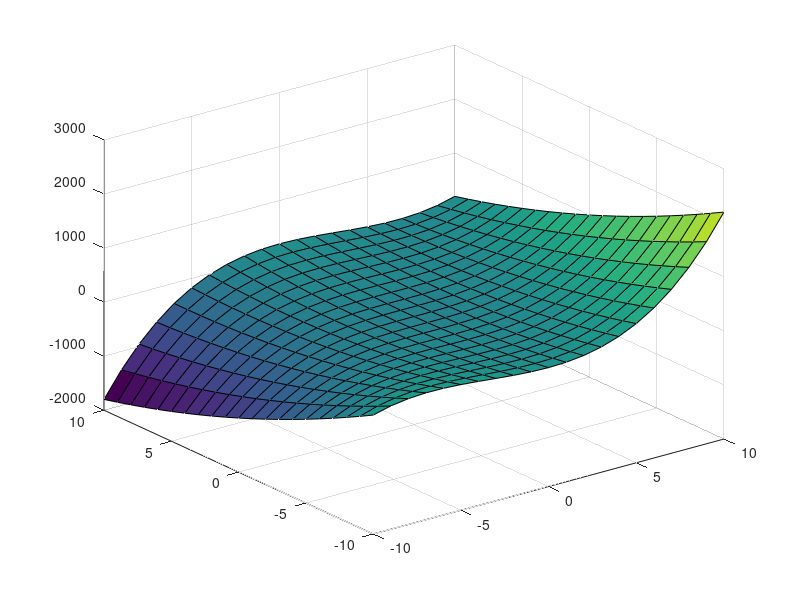

Write the MATLAB code that produced this figure. (Note: this script raises an error after producing the figure.)
% Ascher notes p4, fig 2.4 on p8
f = @(x,y) (x(:,1).^3 - x(:,1).^2 .* x(:,2) + 2 * x(:,2).^2);

[x,y] = meshgrid(-10:1:10);
z = reshape(f([x(:),y(:)]), size(x));
figure(1);clf
surf(x,y,z);
if doPrintPmtk, doPrintPmtkFigures('ascherNoLocalMin'); end;
figure(2);clf
contour(x,y,z,[-100 -1:0.1:1 100]);

